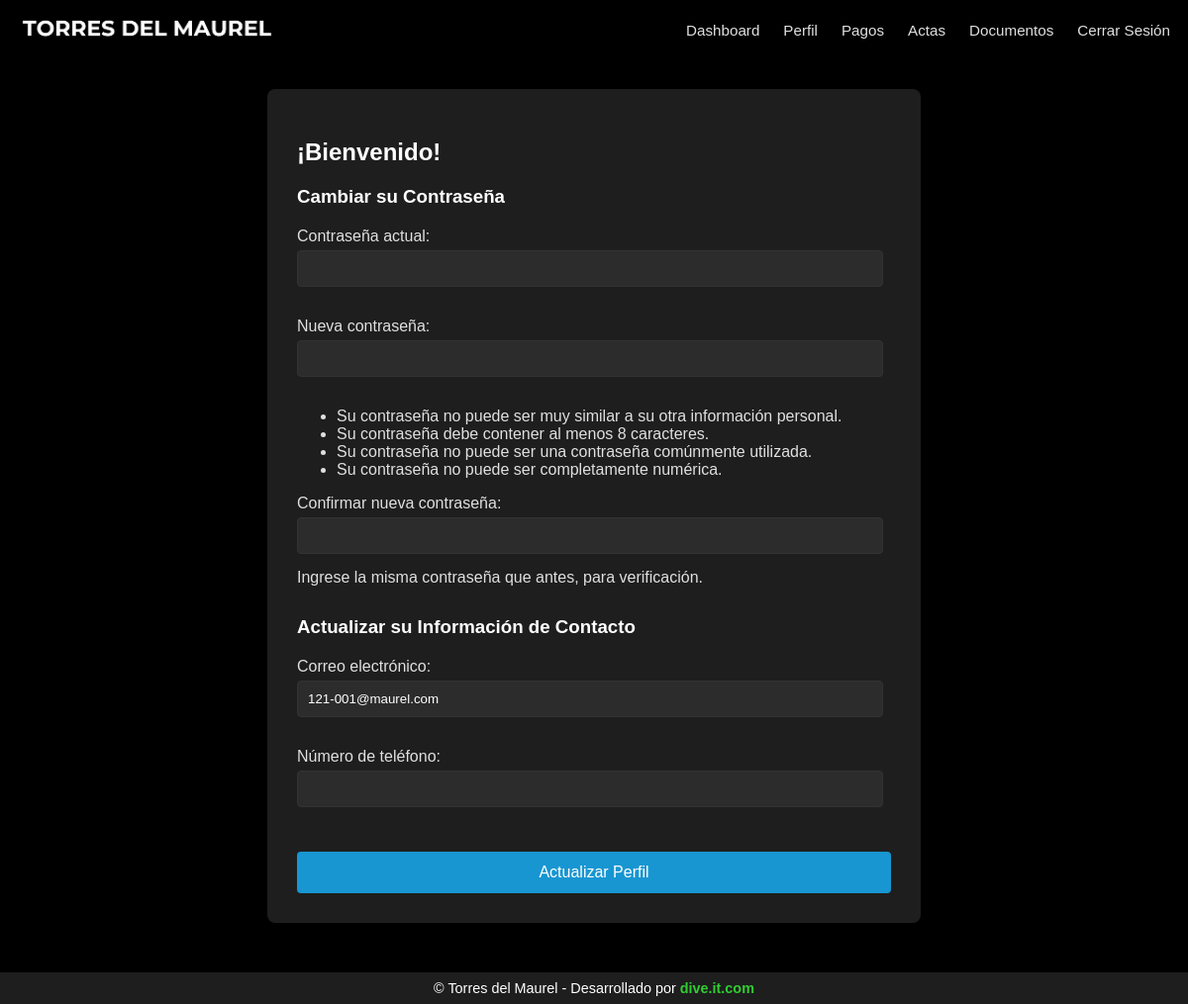
Before: /profile/ (signed in) with the older database file.
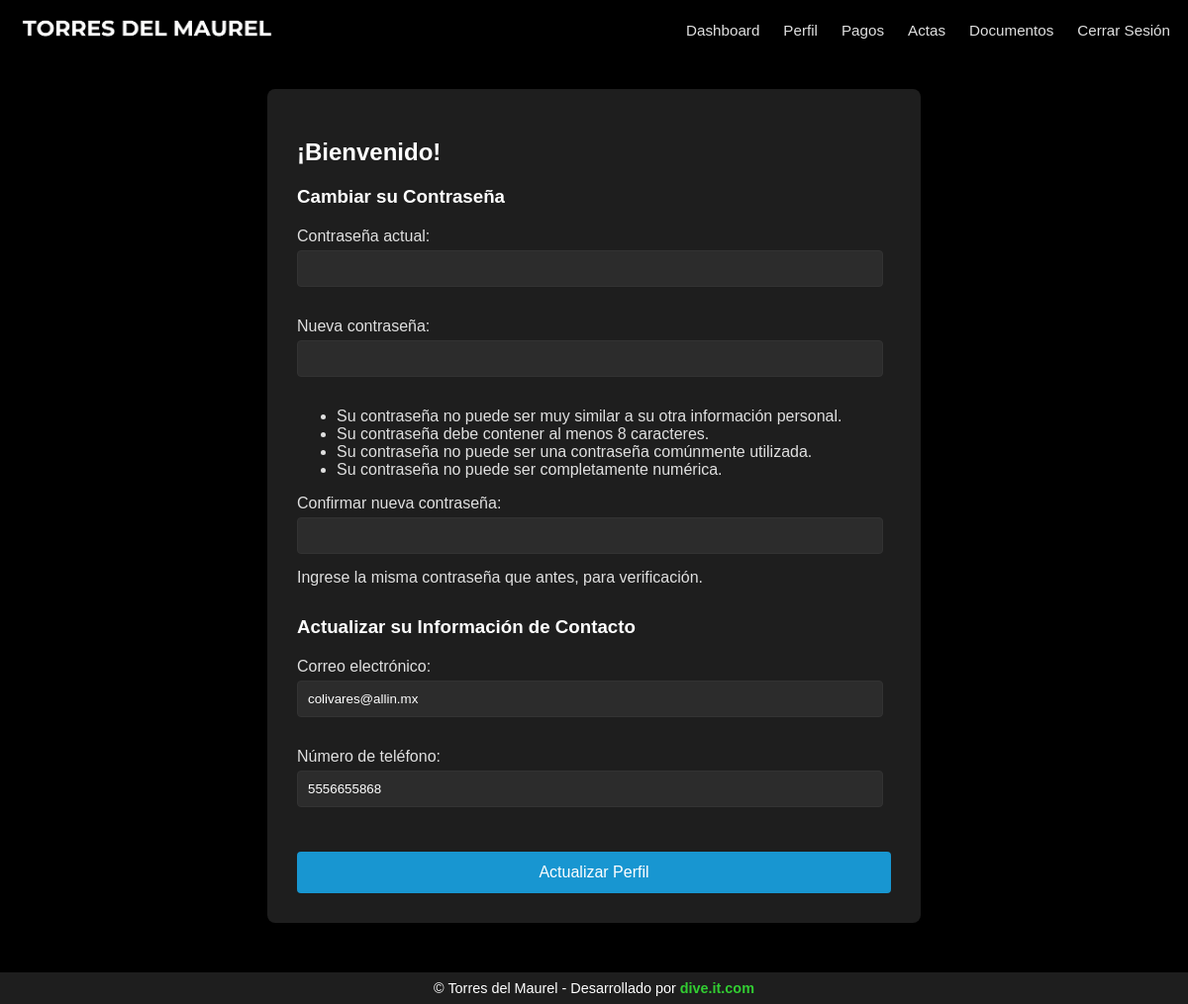
After: the same page with the newer database file.
### website/models.py (models this page shows, shortened)
class CustomUser(AbstractUser):
    apartment_number = models.CharField(max_length=7, unique=True)
    email = models.EmailField(unique=True)
    phone_number = models.CharField(max_length=15, blank=True, null=True)
    is_first_login = models.BooleanField(default=True)
    is_debtor = models.BooleanField(default=False)

### website/views.py (the view)
# urls.py: path('profile/', views.profile, name='profile'),
@login_required
def profile(request):
    if request.method == 'POST':
        password_form = SpanishPasswordChangeForm(request.user, request.POST)
        profile_form = UserProfileForm(request.POST, instance=request.user)
        if password_form.is_valid() and profile_form.is_valid():
            user = password_form.save()
            profile_form.save()
            update_session_auth_hash(request, user)
            messages.success(request, '¡Su perfil ha sido actualizado exitosamente!')
            return redirect('dashboard')
    else:
        password_form = SpanishPasswordChangeForm(request.user)
        profile_form = UserProfileForm(instance=request.user)
    return render(request, 'profile.html', {
        'password_form': password_form,
        'profile_form': profile_form
    })

### website/forms.py
class SpanishPasswordChangeForm(PasswordChangeForm):
    old_password = forms.CharField(
        label="Contraseña actual",
        widget=forms.PasswordInput(attrs={'autocomplete': 'current-password', 'autofocus': True}),
    )
    new_password1 = forms.CharField(
        label="Nueva contraseña",
        widget=forms.PasswordInput(attrs={'autocomplete': 'new-password'}),
        help_text="<ul><li>Su contraseña no puede ser muy similar a su otra información personal.</li><li>Su contraseña debe contener al menos 8 caracteres.</li><li>Su contraseña no puede ser una contraseña comúnmente utilizada.</li><li>Su contraseña no puede ser completamente numérica.</li></ul>",
    )
    new_password2 = forms.CharField(
        label="Confirmar nueva contraseña",
        widget=forms.PasswordInput(attrs={'autocomplete': 'new-password'}),
        help_text="Ingrese la misma contraseña que antes, para verificación.",
    )

### website/templates/profile.html (shortened to what this page needs)
{% extends "base.html" %}
{% load static %}
{% block extra_css %}
<link rel="stylesheet" href="{% static 'css/profile.css' %}">
{% endblock %}
{% block content %}
<div class="profile-container">
    <h2>¡Bienvenido!</h2>
    <form method="post" id="profile-form">
        <div class="form-section">
            <h3>Cambiar su Contraseña</h3>
            {{ password_form.as_p }}
        </div>
        <div class="form-section">
            <h3>Actualizar su Información de Contacto</h3>
            {{ profile_form.as_p }}
        </div>
        <button type="submit" class="update-button">Actualizar Perfil</button>
    </form>
</div>
{% endblock %}

Changed rows visible on the page:
changed CustomUser: email "121-001@maurel.com" → "colivares@allin.mx"; phone_number (not shown) → "5556655868"
